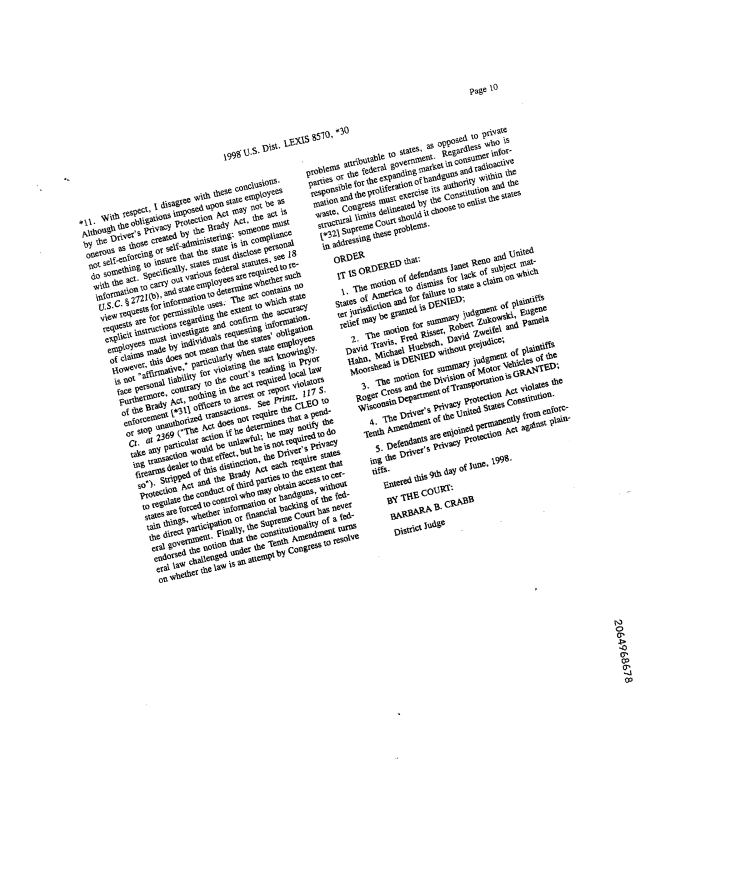
#> input picture cleaned_code/teste4.png, 2199 x 2621 px (shown at 1/3 size)
$ python -i Fourier_transform.py   (imports and definitions only)
#> lines starting #> are read from the running program, lines starting #| are printed output that depends on the picture; after the words box and inside, x2 and y2 are one past the last pixel; in counts of white or black regions, pixels touching at a corner belong together
#> further down, picture is the input picture: shape (2621, 2199); min 0, max 255, mean 243.4
import numpy as np
from Rotation import rotate
from skimage.transform import (hough_line, hough_line_peaks)
from estatistics import moda, NULL_ANGLE
from skimage.feature import canny


def fourier_method(img):
    #calcula a transformada de fourier
    fourier = np.fft.fft2(img)
    fourier_shifted = np.fft.fftshift(fourier)
    magnitude_spectrum = 20 * np.log(np.abs(fourier_shifted))
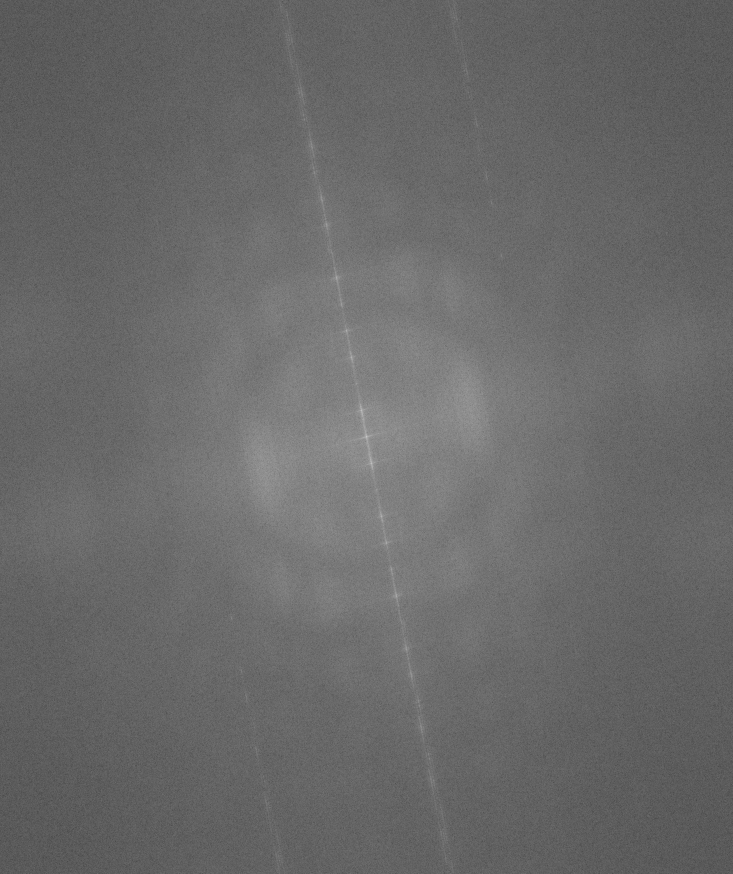
#> magnitude_spectrum: shape (2621, 2199) float64 (shown at 1/3 size); min 52.18, max 421.2, mean 205.1; drawn with min black and max white
    magnitude_spectrum = (magnitude_spectrum - np.min(magnitude_spectrum)) * (
        255 / (np.max(magnitude_spectrum) - np.min(magnitude_spectrum)))
    magnitude_spectrum = np.uint8(magnitude_spectrum)

    #calcula o mapa de bordas do aspectro de frequencia
    border_map = canny(magnitude_spectrum, 2, 1, 25)
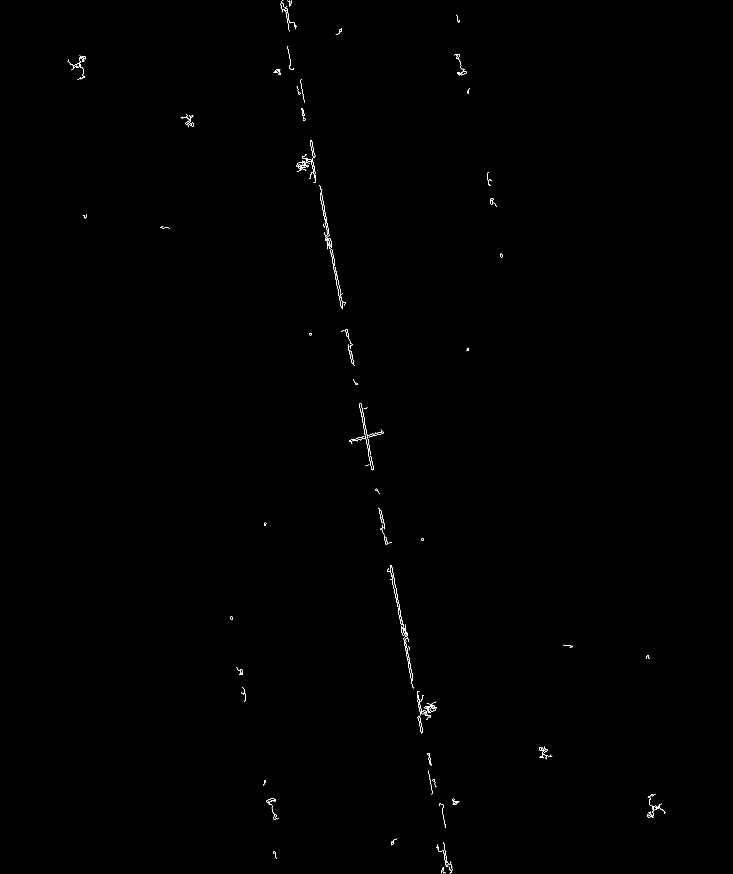
#> border_map: shape (2621, 2199) bool (shown at 1/3 size); 0.14% white in thin lines or dots, all inside (x1, y1, x2, y2) = (202, 1, 1997, 2620)
    h, theta, d = hough_line(border_map)
#> theta = 180 values from -1.57 to 1.55; d = 6845 values from -3422 to 3422
    #angulo_final=NULL_ANGLE
    #pega o angulo encontrado pela transformada de hough
    peaks = hough_line_peaks(h, theta, d, num_peaks=1, threshold=0.05)
#> peaks = ([372], [-0.192], [829])
    #print(peaks, len(peaks))
    for _, angle, dist in zip(*peaks):
        angulo_final = np.rad2deg(angle)
#> this loop made 1 pass
#> (angle, dist, angulo_final) on pass 1: (-0.192, 829, -11)
    #print(angulo_final)
    if (angulo_final == NULL_ANGLE):
        return NULL_ANGLE

    if angulo_final > 0:
        #print(angulo_final-90)
        angulo_ajustado = angulo_final - 90
    else:
        #print(angulo_final+90)
        angulo_ajustado = angulo_final + 90
#> angulo_ajustado = 79

    if (angulo_ajustado < 0):
        return -1 * (90 - abs(angulo_ajustado))
    else:
        return 90 - angulo_ajustado

>>> import cv2
>>> picture = cv2.imread('teste4.png', cv2.IMREAD_GRAYSCALE)
>>> result = fourier_method(picture)
#> result = 11

$ run again, on cleaned_code/saidas0000100006.page_2..png
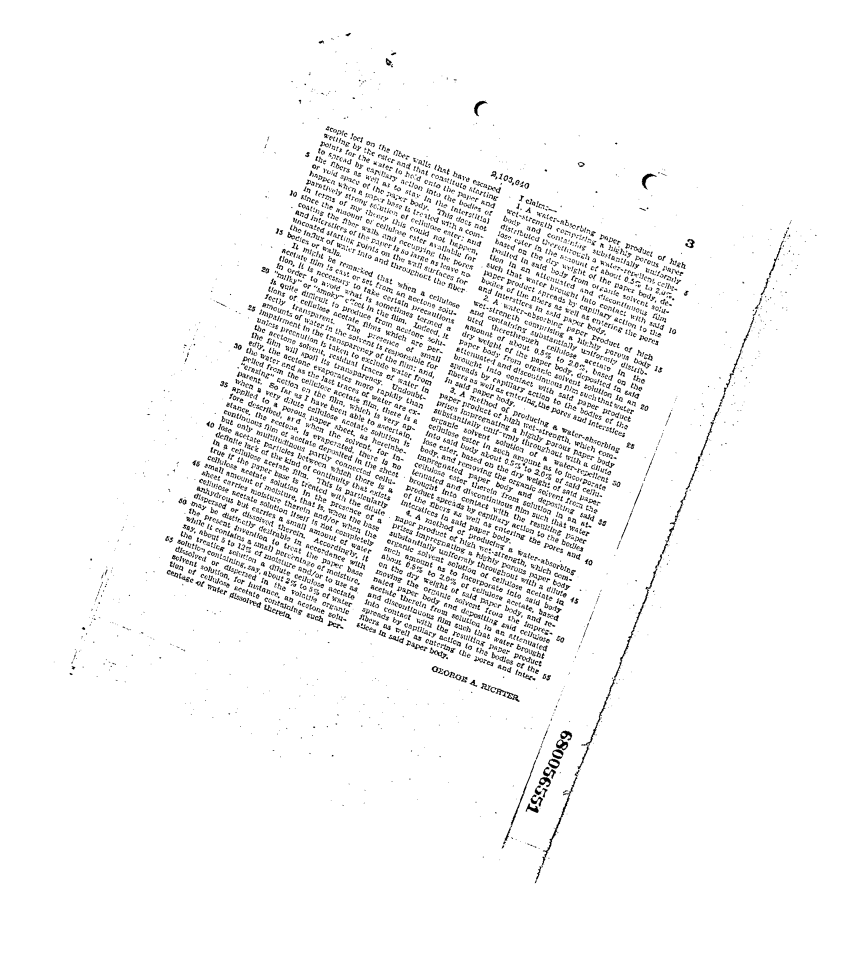
#> input picture cleaned_code/saidas0000100006.page_2..png, 1720 x 1918 px (shown at 1/2 size)
#> picture is the input picture: shape (1918, 1720); min 0, max 255, mean 244.3
#> in fourier_method, `border_map = canny(magnitude_spectrum, 2, 1, 25)`:
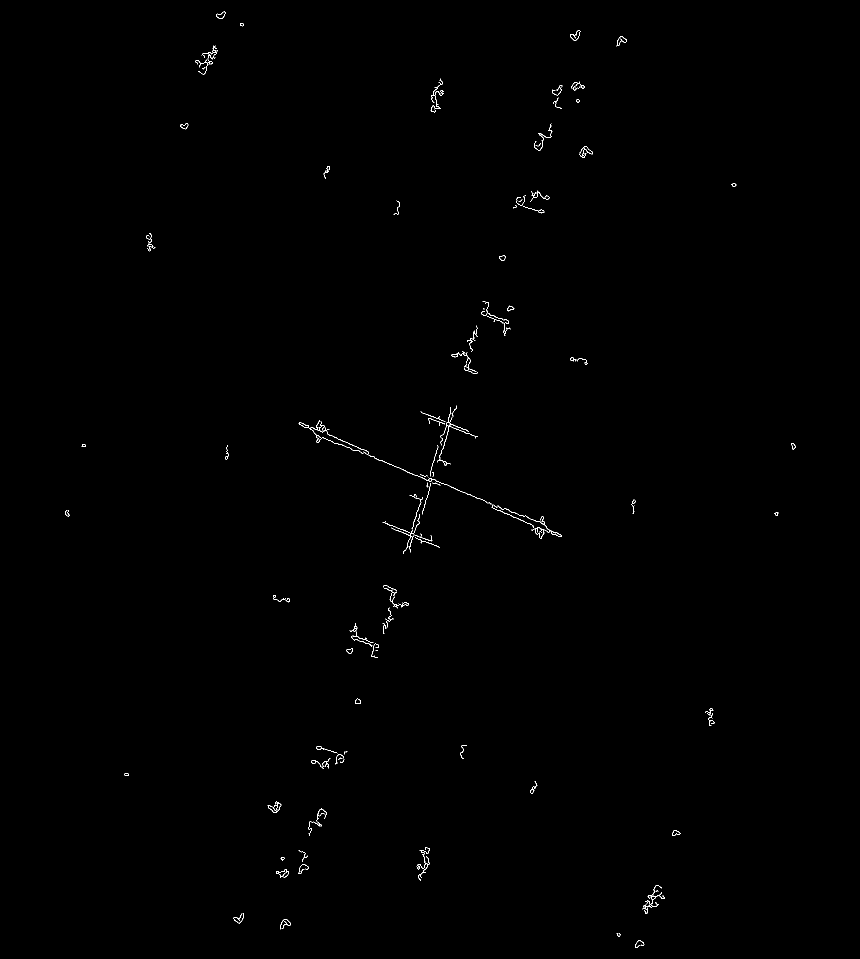
#> border_map: shape (1918, 1720) bool (shown at 1/2 size); 0.24% white in thin lines or dots, all inside (x1, y1, x2, y2) = (130, 23, 1591, 1896)
#> in fourier_method, `h, theta, d = hough_line(border_map)`:
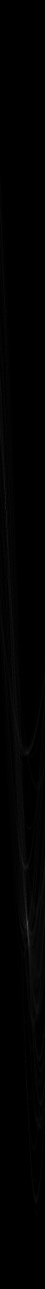
#> h: shape (5155, 180) uint64 (shown at 1/4 size); min 0, max 192, mean 1.6
#> theta = 180 values from -1.57 to 1.55; d = 5155 values from -2577 to 2577
#> peaks = ([192], [-1.17], [-550])
#> the loop in fourier_method, `for _, angle, dist in zip(*peaks):` made 1 pass
#> (angle, dist, angulo_final) on pass 1: (-1.17, -550, -67)
#> angulo_ajustado = 23
#> result = 67
